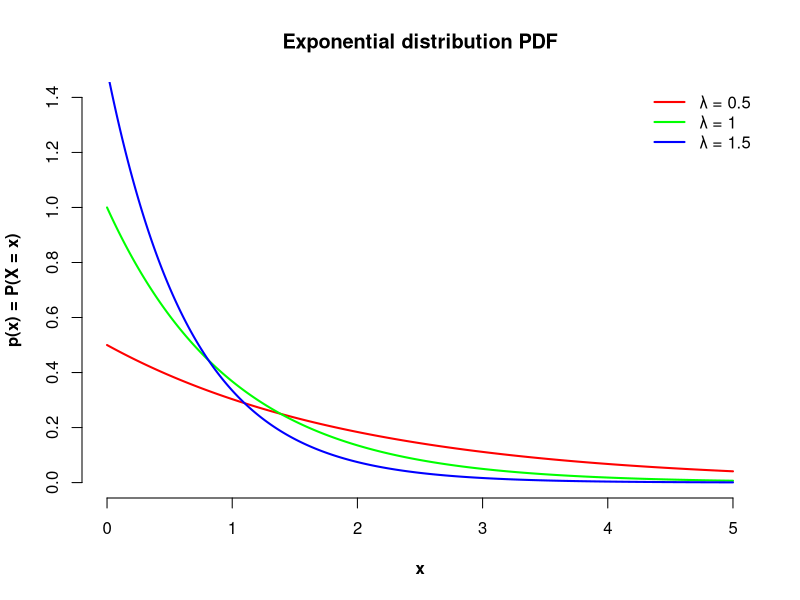

Recreate this plot in R.
svg("Exponential_PDF.svg")

plot(xlim = c(0, 5), ylim = c(0, 1.4), x = "", type = "l",
     main = "Exponential distribution PDF", xlab = "x",
     ylab = "p(x) = P(X = x)", bty = 'n', font.lab = 2)

points(seq(0, 5, 1/1000), dexp(seq(0, 5, 1/1000), rate = 0.5),
       type = 'l', lwd = 2, col = "red")
points(seq(0, 5, 1/1000), dexp(seq(0, 5, 1/1000), rate = 1),
       type = 'l', lwd = 2, col = "green")
points(seq(0, 5, 1/1000), dexp(seq(0, 5, 1/1000), rate = 1.5),
       type = 'l', lwd = 2, col = "blue")

legend('topright', legend = c('λ = 0.5', 'λ = 1', 'λ = 1.5'),
       lwd = c(2, 2, 2), col = c('red', 'green', 'blue'), 
       bty = 'n')

dev.off()
